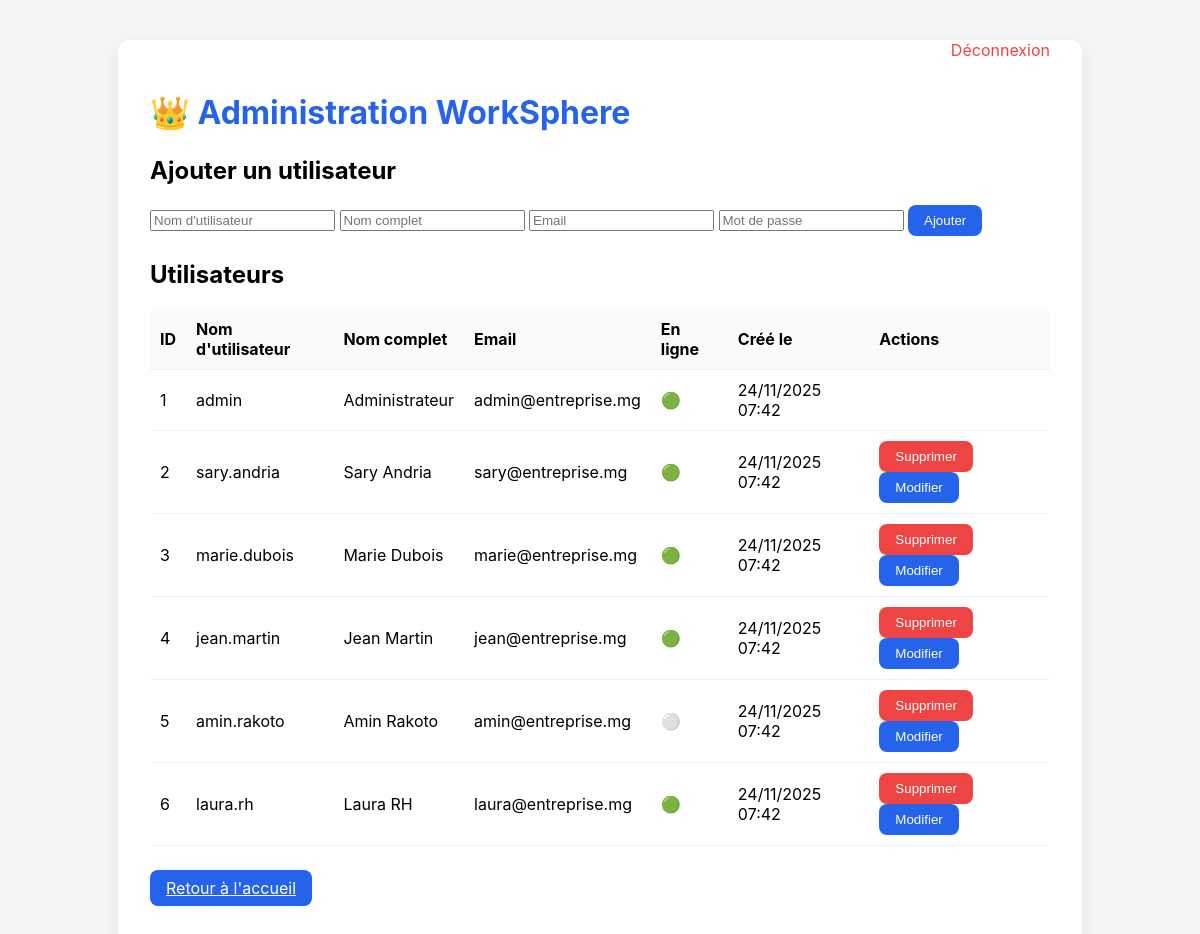
/admin.php (signed in), run on the app's committed database.
### tables this page shows
CREATE TABLE users (
    id INT AUTO_INCREMENT PRIMARY KEY,
    username VARCHAR(50) NOT NULL UNIQUE,
    email VARCHAR(100) NOT NULL UNIQUE,
    password VARCHAR(255) NOT NULL,
    full_name VARCHAR(100) NOT NULL,
    avatar VARCHAR(255) DEFAULT NULL,
    role VARCHAR(20) DEFAULT 'user',
    bio TEXT,
    is_online BOOLEAN DEFAULT FALSE,
    last_seen TIMESTAMP DEFAULT CURRENT_TIMESTAMP,
    reset_token VARCHAR(255),
    reset_expiry TIMESTAMP NULL,
    created_at TIMESTAMP DEFAULT CURRENT_TIMESTAMP,
    INDEX idx_username (username),
    INDEX idx_email (email),
    INDEX idx_role (role)
);

### config.php (called while the page is built, shortened)
<?php
function escape($data) {
    return htmlspecialchars($data, ENT_QUOTES, 'UTF-8');
}
?>

### admin.php (the view, shortened to what this page needs)
<?php
require_once 'config.php';
$db = Database::getInstance()->getConnection();
$users = $db->query('SELECT * FROM users ORDER BY created_at DESC')->fetchAll();
?>
<!DOCTYPE html>
<html lang="fr">
<head>
</head>
<body>
    <div class="container">
        <a href="logout.php" class="logout">Déconnexion</a>
        <h1>👑 Administration WorkSphere</h1>
        <h2>Ajouter un utilisateur</h2>
        <form method="POST" class="add-form">
            <input type="text" name="username" placeholder="Nom d'utilisateur" required>
            <input type="text" name="full_name" placeholder="Nom complet" required>
            <input type="email" name="email" placeholder="Email" required>
            <input type="password" name="password" placeholder="Mot de passe" required>
            <button type="submit" name="add_user" class="btn">Ajouter</button>
        </form>
        <h2>Utilisateurs</h2>
        <table>
            <tr>
                <th>ID</th>
                <th>Nom d'utilisateur</th>
                <th>Nom complet</th>
                <th>Email</th>
                <th>En ligne</th>
                <th>Créé le</th>
                <th>Actions</th>
            </tr>
            <?php foreach ($users as $u): ?>
            <tr>
                <td><?= $u['id'] ?></td>
                <td><?= escape($u['username']) ?></td>
                <td><?= escape($u['full_name']) ?></td>
                <td><?= escape($u['email']) ?></td>
                <td><?= $u['is_online'] ? '🟢' : '⚪' ?></td>
                <td><?= date('d/m/Y H:i', strtotime($u['created_at'])) ?></td>
                <td>
                    <?php if ($u['username'] !== 'admin'): ?>
                    <form method="POST" style="display:inline-block" onsubmit="return confirm('Supprimer cet utilisateur ?');">
                        <button type="submit" name="delete_user" class="btn" style="background:#ef4444">Supprimer</button>
                    </form>
                    <button type="button" class="btn" onclick="document.getElementById('edit-<?= $u['id'] ?>').style.display='block'">Modifier</button>
                    <?php endif; ?>
                </td>
            </tr>
            <?php endforeach; ?>
        </table>
        <p><a href="index.php" class="btn">Retour à l'accueil</a></p>
    </div>
</body>
</html>

### admin.php (style rules this page uses)
body { background: #f3f4f6; font-family: Inter, Arial, sans-serif; }
.container { max-width: 900px; margin: 40px auto; background: #fff; border-radius: 12px; box-shadow: 0 6px 18px rgba(16,24,40,0.06); padding: 32px; }
h1 { color: #2563eb; margin-bottom: 24px; }
table { width: 100%; border-collapse: collapse; margin-bottom: 32px; }
th, td { padding: 10px; border-bottom: 1px solid #eef2f7; text-align: left; }
th { background: #f9fafb; }
.btn { background: #2563eb; color: #fff; border: none; padding: 8px 16px; border-radius: 8px; cursor: pointer; }
.logout { float: right; color: #ef4444; text-decoration: none; margin-top: -32px; }
.edit-form, .add-form { margin-bottom: 24px; }

### data on the page
users: id "1", username "admin", full_name "Administrateur", email "admin@entreprise.mg", created_at "24/11/2025 07:42"
users: id "2", username "sary.andria", full_name "Sary Andria", email "sary@entreprise.mg", created_at "24/11/2025 07:42"
users: id "3", username "marie.dubois", full_name "Marie Dubois", email "marie@entreprise.mg", created_at "24/11/2025 07:42"
users: id "4", username "jean.martin", full_name "Jean Martin", email "jean@entreprise.mg", created_at "24/11/2025 07:42"
users: id "5", username "amin.rakoto", full_name "Amin Rakoto", email "amin@entreprise.mg", created_at "24/11/2025 07:42"
users: id "6", username "laura.rh", full_name "Laura RH", email "laura@entreprise.mg", created_at "24/11/2025 07:42"
